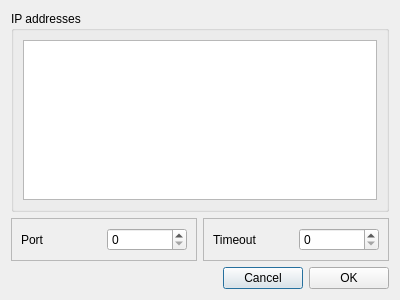
<?xml version="1.0" encoding="UTF-8"?>
<ui version="4.0">
 <class>Settings</class>
 <widget class="QDialog" name="Settings">
  <property name="geometry">
   <rect>
    <x>0</x>
    <y>0</y>
    <width>400</width>
    <height>300</height>
   </rect>
  </property>
  <property name="windowTitle">
   <string>Carrier Pigeon</string>
  </property>
  <layout class="QVBoxLayout" name="verticalLayout_3">
   <item>
    <layout class="QVBoxLayout" name="verticalLayout">
     <item>
      <widget class="QGroupBox" name="ip_groupbox">
       <property name="title">
        <string>IP addresses</string>
       </property>
       <layout class="QVBoxLayout" name="verticalLayout_2">
        <item>
         <widget class="QListWidget" name="ip_listwidget"/>
        </item>
       </layout>
      </widget>
     </item>
     <item>
      <layout class="QHBoxLayout" name="horizontalLayout">
       <item>
        <widget class="QFrame" name="port_frame">
         <property name="frameShape">
          <enum>QFrame::StyledPanel</enum>
         </property>
         <property name="frameShadow">
          <enum>QFrame::Raised</enum>
         </property>
         <layout class="QHBoxLayout" name="horizontalLayout_2">
          <item>
           <widget class="QLabel" name="port_label">
            <property name="text">
             <string>Port</string>
            </property>
           </widget>
          </item>
          <item>
           <widget class="QSpinBox" name="port_spinbox"/>
          </item>
         </layout>
        </widget>
       </item>
       <item>
        <widget class="QFrame" name="timeout_frame">
         <property name="frameShape">
          <enum>QFrame::StyledPanel</enum>
         </property>
         <property name="frameShadow">
          <enum>QFrame::Raised</enum>
         </property>
         <layout class="QHBoxLayout" name="horizontalLayout_3">
          <item>
           <widget class="QLabel" name="timeout_label">
            <property name="text">
             <string>Timeout</string>
            </property>
           </widget>
          </item>
          <item>
           <widget class="QSpinBox" name="timeout_spinbox"/>
          </item>
         </layout>
        </widget>
       </item>
      </layout>
     </item>
    </layout>
   </item>
   <item>
    <layout class="QHBoxLayout" name="horizontalLayout_4">
     <item>
      <spacer name="horizontalSpacer">
       <property name="orientation">
        <enum>Qt::Horizontal</enum>
       </property>
       <property name="sizeHint" stdset="0">
        <size>
         <width>40</width>
         <height>20</height>
        </size>
       </property>
      </spacer>
     </item>
     <item>
      <widget class="QPushButton" name="cancel_button">
       <property name="text">
        <string>Cancel</string>
       </property>
      </widget>
     </item>
     <item>
      <widget class="QPushButton" name="ok_button">
       <property name="text">
        <string>OK</string>
       </property>
      </widget>
     </item>
    </layout>
   </item>
  </layout>
 </widget>
 <resources/>
 <connections/>
</ui>
